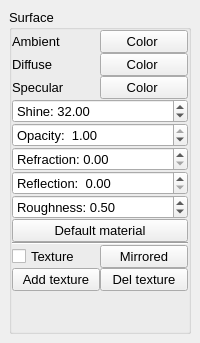
  <widget class="QDockWidget" name="dockWidget_texture">
   <property name="maximumSize">
    <size>
     <width>500</width>
     <height>524287</height>
    </size>
   </property>
   <property name="allowedAreas">
    <set>Qt::LeftDockWidgetArea|Qt::RightDockWidgetArea</set>
   </property>
   <property name="windowTitle">
    <string>Texture Settings</string>
   </property>
   <attribute name="dockWidgetArea">
    <number>2</number>
   </attribute>
   <widget class="QWidget" name="dockWidgetContents_texture">
    <layout class="QVBoxLayout" name="verticalLayout">
     <item>
      <widget class="QGroupBox" name="groupBox">
       <property name="font">
        <font>
         <pointsize>10</pointsize>
        </font>
       </property>
       <property name="title">
        <string>Surface</string>
       </property>
       <layout class="QVBoxLayout" name="verticalLayout_5">
        <property name="spacing">
         <number>0</number>
        </property>
        <property name="leftMargin">
         <number>0</number>
        </property>
        <property name="topMargin">
         <number>0</number>
        </property>
        <property name="rightMargin">
         <number>0</number>
        </property>
        <property name="bottomMargin">
         <number>0</number>
        </property>
        <item>
         <layout class="QHBoxLayout" name="horizontalLayout_3">
          <item>
           <widget class="QLabel" name="label">
            <property name="text">
             <string>Ambient</string>
            </property>
           </widget>
          </item>
          <item>
           <widget class="QPushButton" name="btn_surface_ambient">
            <property name="text">
             <string>Color </string>
            </property>
           </widget>
          </item>
         </layout>
        </item>
        <item>
         <layout class="QHBoxLayout" name="horizontalLayout_4">
          <item>
           <widget class="QLabel" name="label_2">
            <property name="text">
             <string>Diffuse</string>
            </property>
           </widget>
          </item>
          <item>
           <widget class="QPushButton" name="btn_surface_diffuse">
            <property name="text">
             <string>Color </string>
            </property>
           </widget>
          </item>
         </layout>
        </item>
        <item>
         <layout class="QHBoxLayout" name="horizontalLayout_10">
          <item>
           <widget class="QLabel" name="label_3">
            <property name="text">
             <string>Specular</string>
            </property>
           </widget>
          </item>
          <item>
           <widget class="QPushButton" name="btn_surface_specular">
            <property name="text">
             <string>Color </string>
            </property>
           </widget>
          </item>
         </layout>
        </item>
        <item>
         <widget class="QDoubleSpinBox" name="dsb_surface_shine">
          <property name="alignment">
           <set>Qt::AlignLeading|Qt::AlignLeft|Qt::AlignVCenter</set>
          </property>
          <property name="prefix">
           <string>Shine: </string>
          </property>
          <property name="minimum">
           <double>0.010000000000000</double>
          </property>
          <property name="maximum">
           <double>1000.000000000000000</double>
          </property>
          <property name="value">
           <double>32.000000000000000</double>
          </property>
         </widget>
        </item>
        <item>
         <widget class="QDoubleSpinBox" name="dsb_surface_opacity">
          <property name="alignment">
           <set>Qt::AlignLeading|Qt::AlignLeft|Qt::AlignVCenter</set>
          </property>
          <property name="prefix">
           <string>Opacity:  </string>
          </property>
          <property name="maximum">
           <double>1.000000000000000</double>
          </property>
          <property name="singleStep">
           <double>0.010000000000000</double>
          </property>
          <property name="value">
           <double>1.000000000000000</double>
          </property>
         </widget>
        </item>
        <item>
         <widget class="QDoubleSpinBox" name="dsb_surface_refraction">
          <property name="enabled">
           <bool>true</bool>
          </property>
          <property name="prefix">
           <string>Refraction: </string>
          </property>
          <property name="maximum">
           <double>1.000000000000000</double>
          </property>
          <property name="singleStep">
           <double>0.010000000000000</double>
          </property>
         </widget>
        </item>
        <item>
         <widget class="QDoubleSpinBox" name="dsb_surface_reflection">
          <property name="enabled">
           <bool>true</bool>
          </property>
          <property name="prefix">
           <string>Reflection:  </string>
          </property>
          <property name="maximum">
           <double>1.000000000000000</double>
          </property>
          <property name="singleStep">
           <double>0.010000000000000</double>
          </property>
         </widget>
        </item>
        <item>
         <widget class="QDoubleSpinBox" name="dsb_surface_roughtness">
          <property name="prefix">
           <string>Roughness: </string>
          </property>
          <property name="maximum">
           <double>1.000000000000000</double>
          </property>
          <property name="singleStep">
           <double>0.010000000000000</double>
          </property>
          <property name="value">
           <double>0.500000000000000</double>
          </property>
         </widget>
        </item>
        <item>
         <widget class="QPushButton" name="btn_surface_default_material">
          <property name="text">
           <string>Default material</string>
          </property>
         </widget>
        </item>
        <item>
         <widget class="Line" name="line">
          <property name="orientation">
           <enum>Qt::Horizontal</enum>
          </property>
         </widget>
        </item>
        <item>
         <layout class="QHBoxLayout" name="horizontalLayout_16">
          <item>
           <widget class="QCheckBox" name="cb_surface">
            <property name="text">
             <string>Texture</string>
            </property>
           </widget>
          </item>
          <item>
           <widget class="QPushButton" name="btn_texture_mirrored">
            <property name="text">
             <string>Mirrored</string>
            </property>
           </widget>
          </item>
         </layout>
        </item>
        <item>
         <layout class="QHBoxLayout" name="horizontalLayout_20">
          <item>
           <widget class="QPushButton" name="btn_texture_add">
            <property name="text">
             <string>Add texture</string>
            </property>
           </widget>
          </item>
          <item>
           <widget class="QPushButton" name="btn_texture_del">
            <property name="text">
             <string>Del texture</string>
            </property>
           </widget>
          </item>
         </layout>
        </item>
        <item>
         <spacer name="verticalSpacer">
          <property name="orientation">
           <enum>Qt::Vertical</enum>
          </property>
          <property name="sizeHint" stdset="0">
           <size>
            <width>20</width>
            <height>40</height>
           </size>
          </property>
         </spacer>
        </item>
       </layout>
      </widget>
     </item>
    </layout>
   </widget>
  </widget>
